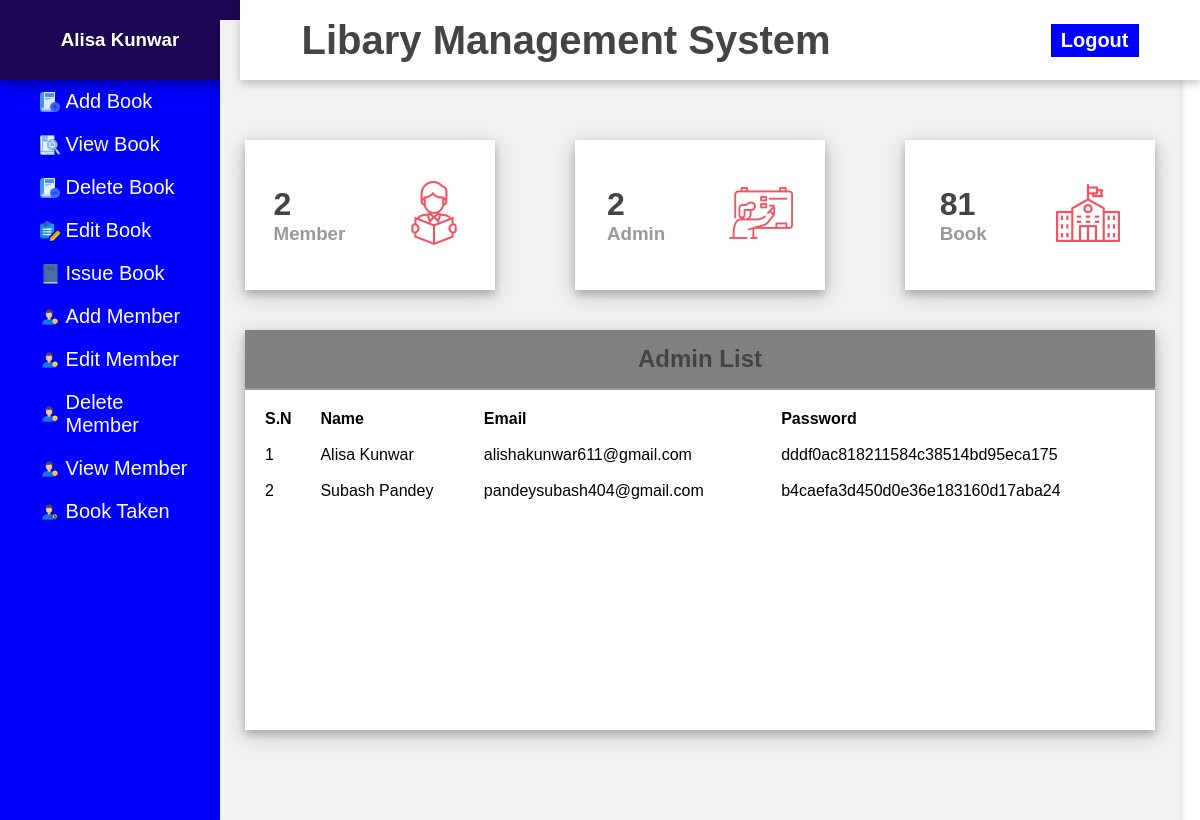
Screenshot of /admin/admin.php (signed in) with the database file from the repository.
### tables this page shows
CREATE TABLE users(
name VARCHAR(20),
email VARCHAR(50),
password VARCHAR(50));

### admin/admin.php (the view, shortened to what this page needs)
<?php
require("../database_conn.php");
$results = mysqli_query($con, "SELECT * FROM users") or die(mysqli_error($con)); ?>
<!DOCTYPE html>
<html lang="en">
<head>
    <link rel="stylesheet" type="text/css" href="../css/footerheader.css" />
    <link rel="stylesheet" type="text/css" href="css/dashboard.css" />
    <link rel="stylesheet" href="styles.css">
</head>
<body>
    <div class="side-menu">
        <div class="user-name">
            <h3><?php echo $_SESSION["name"]; ?></h3>
        </div>
        <ul>
            <a href="../librarian/book/adds.php">
                <li><img src="../img/addbook.png" alt="">&nbsp; <span>Add Book</span></li>
            </a>
            <a href="../librarian/book/views.php">
                <li><img src="../img/viewbook.png" alt="">&nbsp;<span>View Book</span></li>
            </a>
            <a href="../librarian/book/deletes.php">
                <li><img src="../img/book.png" alt="">&nbsp;<span>Delete Book</span>
                </li>
            </a>
            <a href="../librarian/book/updates.php">
                <li><img src="../img/edit.png" alt="">&nbsp;<span>Edit Book</span>
                </li>
            </a>
            <a href="../librarian/book/issuses.php">
                <li><img src="../img/issusebook.png" alt="">&nbsp;<span>Issue Book</span>
                </li>
            </a>
            <a href="../librarian/member/addmember.php">
                <li><img src="../img/addmember.png" alt="">&nbsp; <span>Add Member</span></li>
            </a>
            <a href="../librarian/member/updatemember.php">
                <li><img src="../img/addmember.png" alt="">&nbsp; <span>Edit Member</span></li>
            </a>
            <a href="../librarian/member/deletemember.php">
                <li><img src="../img/addmember.png" alt="">&nbsp; <span>Delete Member</span></li>
            </a>
            <a href="../librarian/member/memberviews.php">
                <li><img src="../img/addmember.png" alt="">&nbsp; <span>View Member</span></li>
            </a>
            <a href="../librarian/member/booktaken.php">
                <li><img src="../img/editmember.png" alt="">&nbsp;<span>Book Taken</span>
                </li>
            </a>
        </ul>
    </div>
    <div class="container">
        <div class="header">
            <div class="nav">
                <div class="user">
                    <a href="#">
                        <div>
                            <h1>Libary Management System</h1>
                        </div>
                    </a>
                    <a href="../logout.php" class="btn">Logout</a>
                </div>
            </div>
        </div>
        <div class="content">
            <div class="cards">
                <div class="card">
                    <div class="box">
                        <h1>
                            <?php
                        $res= mysqli_query($con, "SELECT COUNT(*) as total FROM students") or die;
                        $row = mysqli_fetch_assoc($res);
                        echo $row["total"];
                        ?>
                        </h1>
                        <h3>Member</h3>
                    </div>
                    <div class="icon-case">
                        <img src="img/students.png" alt="">
                    </div>
                </div>
                <div class="card">
                    <div class="box">
                        <h1>
                            <?php
                             $resu= mysqli_query($con, "SELECT COUNT(*) as total FROM users") or die;
                             $rows = mysqli_fetch_assoc($resu);
                             echo $rows["total"];?>
                        </h1>
                        <h3>Admin</h3>
                    </div>
                    <div class="icon-case">
                        <img src="img/teachers.png" alt="">
                    </div>
                </div>
                <div class="card">
                    <div class="box">
                        <h1><?php $resul= mysqli_query($con, "SELECT SUM(copies) as total FROM Book") or die;
                    $rowss= mysqli_fetch_assoc($resul);
                    echo $rowss["total"];
                    ?></h1>
                        <h3>Book</h3>
                    </div>
                    <div class="icon-case">
                        <img src="img/schools.png" alt="">
                    </div>
                </div>
            </div>
            <div class="content-2">
                <div class="recent-payments">
                    <div class="title">
                        <h2>Admin List</h2>
                    </div>
                    <table>
                        <tr>
                            <th>S.N</th>
                            <th>Name</th>
                            <th>Email</th>
                            <th>Password</th>
                        </tr>
                        <?php $count=1; while ($row = mysqli_fetch_array($results)) { ?>
                        <tr>
                            <td><?php echo $count;  $count++;?></td>
                            <td><?php echo $row['name']; ?></td>
                            <td><?php echo $row['email']; ?></td>
                            <td><?php echo $row['password']; ?></td>
                        </tr>
                        <?php } ?>
                    </table>
                </div>
            </div>
        </div>
    </div>
</body>
</html>

### css/footerheader.css (style rules this page uses)
.header { text-align: left; padding: 15px; background-color:blue ; color: white; position:sticky; top: 0; width: 100%; font-size: 20px; font-weight: bold; margin-bottom:0; }
a { color:blue; text-decoration: none; }

### librarian/css/dashboard.css (style rules this page uses)
.container { width: 300px; height: 400px; margin: 20px; box-shadow: 0 4px 8px 0 rgba(0, 0, 0, 0.2); }
.title { background-color: grey; padding: 20px; text-align: center; color:white; }

### admin/styles.css (style rules this page uses)
* { margin: 0; padding: 0; box-sizing: border-box; font-family: 'Poppins', sans-serif; }
body { min-height: 100%; }
a { text-decoration: none; }
li { list-style: none; }
h1, h2 { color:#444; }
h3 { color: #999; }
.user-name h3 { color: white; }
.btn { background: blue; color: white; padding: 5px 10px; text-align: center; }
.title { display: flex; align-items: center; justify-content: space-around; padding: 15px 10px; border-bottom: 2px solid #999; }
table { padding: 10px; }
th, td { text-align: left; padding: 8px; }
.side-menu { position: fixed; background: blue; width: 20vw; min-height: 100%; display: flex; flex-direction: column; }
.side-menu .user-name { height: 10vh; display: flex; align-items: center; justify-content: center; background-color: rgb(28, 6, 83); box-shadow: 0 4px 8px 0 rgba(0, 0, 0, 0.2), 0 6px 20px 0 rgba(0, 0, 0, 0.19); }
.side-menu li { font-size: 20px; padding: 10px 40px; color: white; display: flex; align-items: center; }
.container { position: absolute; right: 0; width: 80vw; height: 100vh; background: #f1f1f1; }
.container .header { position: fixed; top: 0; right: 0; width: 80vw; height: 10vh; background: white; display: flex; align-items: center; justify-content: center; box-shadow: 0 4px 8px 0 rgba(0, 0, 0, 0.2); z-index: 1; }
.container .header .nav { width: 90%; display: flex; align-items: center; }
.container .header .nav .user { flex: 1; display: flex; justify-content: space-between; align-items: center; }
.container .content { position: relative; margin-top: 10vh; min-height: 90vh; background: #f1f1f1; }
.container .content .cards { padding: 20px 15px; display: flex; align-items: center; justify-content: space-between; flex-wrap: wrap; }
.container .content .cards .card { width: 250px; height: 150px; background: white; margin: 20px 10px; display: flex; align-items: center; justify-content: space-around; box-shadow: 0 4px 8px 0 rgba(0, 0, 0, 0.2), 0 6px 20px 0 rgba(0, 0, 0, 0.19); }
.container .content .content-2 { min-height: 60vh; display: flex; justify-content: space-around; align-items: flex-start; flex-wrap: wrap; }
.container .content .content-2 .recent-payments { min-height: 50vh; flex: 5; background: white; margin: 0 25px 25px 25px; box-shadow: 0 4px 8px 0 rgba(0, 0, 0, 0.2), 0 6px 20px 0 rgba(0, 0, 0, 0.19); display: flex; flex-direction: column; }
a { color:white; }
.side-menu li img { width: 20px; height: 20px; }

### rows the page displays
users: name "Alisa Kunwar", email "alishakunwar611@gmail.com", password "dddf0ac818211584c38514bd95eca175"
users: name "Subash Pandey", email "pandeysubash404@gmail.com", password "b4caefa3d450d0e36e183160d17aba24"

### other values shown
$_SESSION["name"] "Alisa Kunwar"
$row["total"] "2"
$rows["total"] "2"
$rowss["total"] "81"
